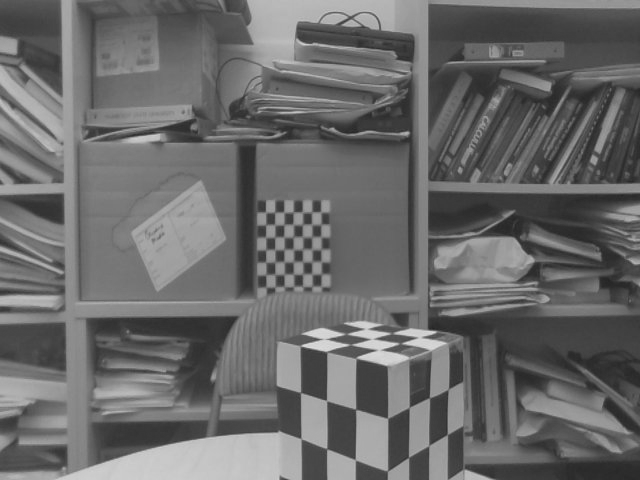
//> input picture pCalib/leftBW.ppm, 640 x 480 px
$ ./pRectify   (built with g++ and OpenCV 4)
//> lines starting //> are read from the running program, lines starting //| are printed output that depends on the picture
#include <opencv2/opencv.hpp>
#include <opencv2/calib3d.hpp>
#include <iostream>

using namespace cv;
using namespace std;

int main() {

// Load left and right stereo images
    Mat leftImage  = imread("leftBW.ppm", 0);
//> leftImage is the input picture: 480 rows x 640 cols, CV_8UC1; min 34, max 226, mean 106.2
    Mat rightImage = imread("rightBW.ppm", 0);
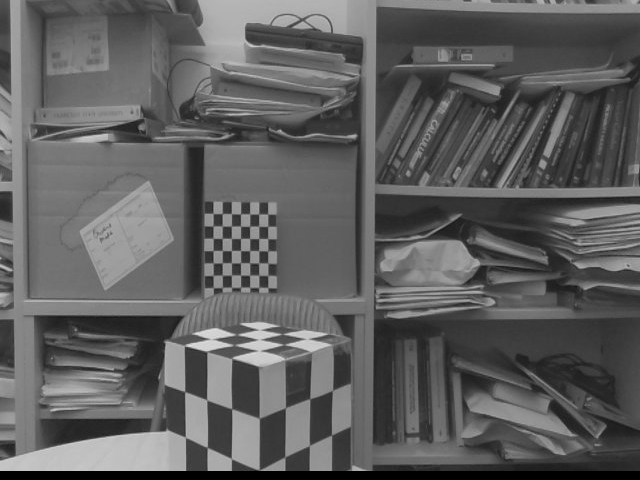
//> input picture pCalib/rightBW.ppm, 640 x 480 px
//> rightImage is the input picture: 480 rows x 640 cols, CV_8UC1; min 0, max 224, mean 94.7

    // cv::Mat leftImage,rightImage;
    // cv::cvtColor(leftImageColor,leftImage, cv::COLOR_BGR2GRAY);
    // cv::cvtColor(rightImageColor,rightImage, cv::COLOR_BGR2GRAY);

    imshow("left",leftImage);
    imshow("right",rightImage);

    if (leftImage.empty() || rightImage.empty()) {
        cout << "Error: Could not load stereo images!" << endl;
        return -1;
    }


// Camera parameters (intrinsic matrices)
       Mat cameraMatrix1 = (Mat_<double>(3,3) << 578.86, 0, 329.12,
                                                 0, 772.98, 245,
                                                  0,0,1);
        Mat cameraMatrix2 = (Mat_<double>(3,3) << 576.05, 0, 303.22,
                                                  0, 768.94, 252.27,
                                                  0 ,0, 1);

        // Distortion coefficients
        Mat distCoeffs1 = (Mat_<double>(1, 5) << -0.166,1.16,0.00,0.00,-2.54);
        Mat distCoeffs2 = (Mat_<double>(1, 5) << -0.179,1.49,0.00,0.00,-3.89);

//Rotation matrix R:
 Mat R = (Mat_<double>(3,3) <<0.9998996653444937, -0.007885144718599264, -0.01176791131579057,
                              0.007832711413248565, 0.9999592206338627, -0.004495075220148332,
                              0.0118028757464582, 0.004402449555051375, 0.9999206521329724);
//Translation vector T:
Mat T = (Mat_<double>(3,1) << -58.96213584809675,
                              -0.3678605528979815,
                              -0.6298580023378643);
// Output rectification transforms, projection matrices, and disparity-to-depth mapping matrix
    Mat R1, R2, P1, P2, Q;

    // Compute rectification transforms
    stereoRectify(cameraMatrix1, distCoeffs1, cameraMatrix2, distCoeffs2, leftImage.size(),
                  R, T, R1, R2, P1, P2, Q,CALIB_ZERO_DISPARITY,-1,leftImage.size());

    // Compute undistortion and rectification maps
    Mat map1x, map1y, map2x, map2y;
    initUndistortRectifyMap(cameraMatrix1, distCoeffs1, R1, P1, leftImage.size(), CV_32FC1, map1x, map1y);
    initUndistortRectifyMap(cameraMatrix2, distCoeffs2, R2, P2, rightImage.size(), CV_32FC1, map2x, map2y);

    // Apply rectification
    Mat rectifiedLeft, rectifiedRight;
    remap(leftImage, rectifiedLeft, map1x, map1y, INTER_LINEAR);
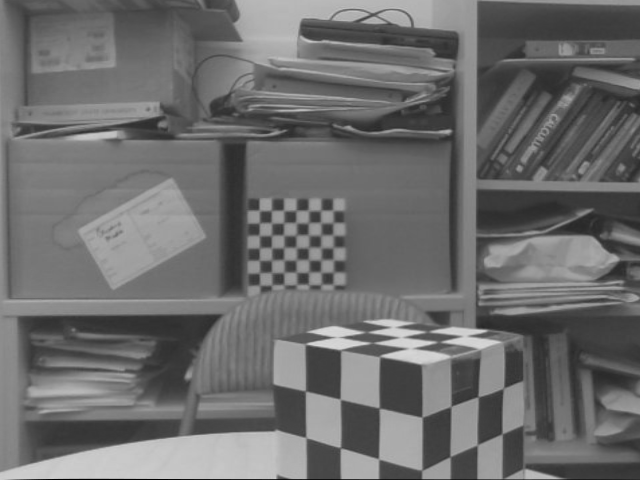
//> rectifiedLeft: 480 rows x 640 cols, CV_8UC1; min 0, max 220, mean 108.9
    remap(rightImage, rectifiedRight, map2x, map2y, INTER_LINEAR);
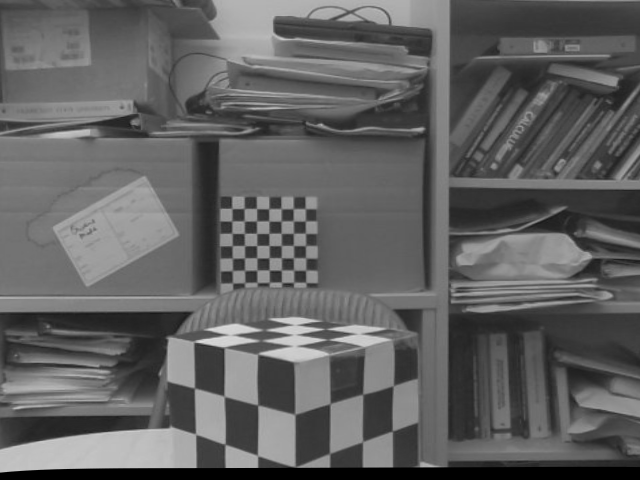
//> rectifiedRight: 480 rows x 640 cols, CV_8UC1; min 0, max 223, mean 97

    FileStorage fs("lookupTables.xml",FileStorage::WRITE);
    fs << "Map1x" << map1x;
    fs << "Map1y" << map1y;
    fs << "Map2x" << map2x;
    fs << "Map2y" << map2y;
    fs.release();

    // Display results
    imshow("Rectified Left Image", rectifiedLeft);
    imshow("Rectified Right Image", rectifiedRight);
//    hconcat(rectifiedLeft,rectifiedRight,combined);

   // Display original images
    imwrite("leftRectified.jpg", rectifiedLeft);
    imwrite("rightRectified.jpg", rectifiedRight);
    waitKey(0);
    return 0;
}
